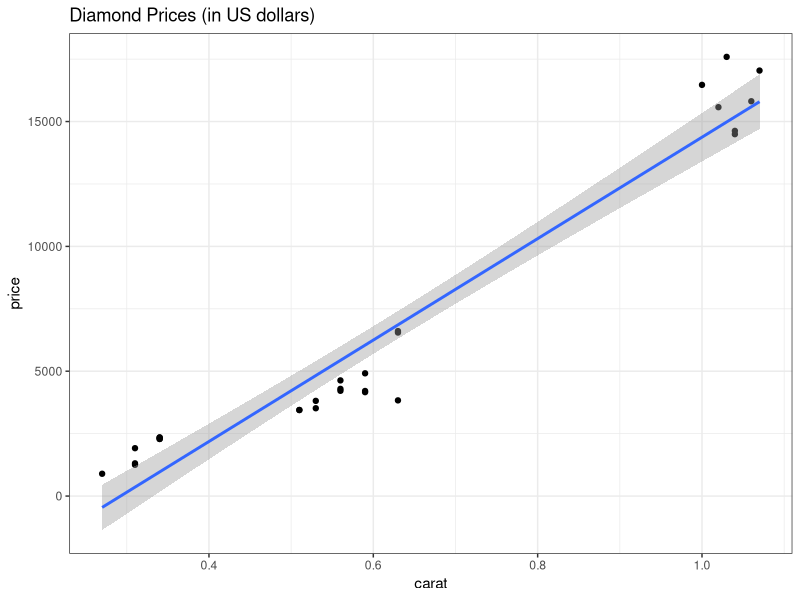

Recreate this plot in R.
## ---- chunk 1
knitr::opts_chunk$set(echo = FALSE)
## ---- chunk 2
library(ggplot2)
library(dplyr)
data(diamonds)
dim(diamonds)
## ---- chunk 3
table(diamonds$cut, diamonds$color)
## ---- chunk 4
info <- diamonds %>% filter(cut == "Ideal", color == "D", clarity == "IF")
p <- ggplot(data = info, aes(x = carat, y = price)) +
        theme_bw() +
        geom_point() +
        geom_smooth(formula = y ~ x, method = "lm") +
        labs(title = "Diamond Prices (in US dollars)",
             xlab = "Carat", ylab = "Price")
        
p
